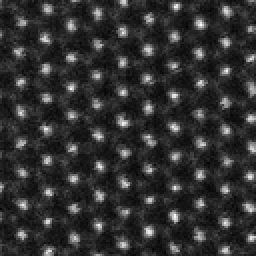
#> input picture src/core/sample/raw/sample_00000.png, 128 x 128 px (shown 2 times larger); its folder holds only this picture in this run
$ python generate_noise_robustness_datasets.py --input_dir ../src/core/sample/raw --output_parent out.png
#> lines starting #> are read from the running program, lines starting #| are printed output that depends on the picture
### src/data_prep/online_augmentor.py
# -*- coding: utf-8 -*-
"""
Purpose: Image augmentation utilities for StackDiff training. The functions apply geometric transforms, carbon-like background, cropping, flips, scan/Poisson/Gaussian noise, and display normalization.
Related files: configs/train/*.yml and src/core/datasets/online_augment_dataset.py.
CLI usage: This module is imported by training datasets and is not intended to be executed directly.
"""

from __future__ import annotations

import math
from dataclasses import dataclass, field
from typing import Dict, Tuple, Any

import cv2
import numpy as np
from PIL import Image


_DEF_BORDER = cv2.BORDER_REFLECT_101
_DEF_E = 1.602176634e-19
_SUPPORTED_DISABLES = {
    "elastic",
    "perspective",
    "carbon",
    "rotate",
    "crop",
    "flip",
    "noise",
    "display",
    "edge_mask",
}


# [11 lines left out: function to_float01, not called in this run]


def gaussian_field(h: int, w: int, sigma: float) -> np.ndarray:
    g = np.random.normal(0.0, 1.0, size=(h, w)).astype(np.float32)
    return cv2.GaussianBlur(g, (0, 0), sigmaX=sigma)


# [28 lines left out: functions elastic_warp_cv, perspective_warp_cv, rotate_cv, not called in this run]


def distance_transform(mask: np.ndarray) -> np.ndarray:
    mask_u8 = (mask > 0.5).astype(np.uint8)
    return cv2.distanceTransform(mask_u8, cv2.DIST_L2, 5)


# [83 lines left out: functions add_carbon_background, choose_crop, crop_and_resize, random_flip, not called in this run]


def add_scan_noise_from_original(
    image: np.ndarray,
    *,
    pixel_size_A_orig: float,
    k: float,
    width_orig_px: int | None = None,
    dwell_time_scan_s_orig: float | None = None,
    retrace_time_s: float = 0.0,
    maintain_row_time: bool = True,
    sigma_jitter_A: float = 0.2,
    line_freq_hz: float = 60.0,
    phase_x: float = 0.0,
    phase_y: float = math.pi / 2,
) -> np.ndarray:
    img = np.asarray(image, dtype=np.float32)
    h, w_new = img.shape
    if width_orig_px is None:
        width_orig_px = int(round(w_new * k))
    pixel_size_A_new = pixel_size_A_orig * k
    sigma_px_new = float(sigma_jitter_A) / float(pixel_size_A_new)
    if dwell_time_scan_s_orig is None:
        dwell_time_scan_s_orig = 2e-6
    t_dwell_new = dwell_time_scan_s_orig * (width_orig_px / w_new) if maintain_row_time else dwell_time_scan_s_orig
    row_time = w_new * t_dwell_new + retrace_time_s
    rows = np.arange(h, dtype=np.float64)
    t_i = rows * row_time
    gx = np.random.normal(0.0, 1.0, size=h)
    gy = np.random.normal(0.0, 1.0, size=h)
    delta_x = gx * sigma_px_new * np.sin(2.0 * math.pi * line_freq_hz * t_i + phase_x)
    delta_y = gy * sigma_px_new * np.sin(2.0 * math.pi * line_freq_hz * t_i + phase_y)
    Y, X = np.indices((h, w_new), dtype=np.float32)
    map_x = X - delta_y[:, None].astype(np.float32)
    map_y = Y - delta_x[:, None].astype(np.float32)
    return cv2.remap(img, map_x, map_y, interpolation=cv2.INTER_LINEAR, borderMode=_DEF_BORDER)


def add_poisson_noise_from_original(
    image: np.ndarray,
    *,
    beam_current_A: float,
    dwell_time_s: float,
    k: float,
    preserve_scale: bool = True,
    preserve_areal_dose: bool = True,
) -> np.ndarray:
    img = np.asarray(image, dtype=np.float32)
    vmin, vmax = float(img.min()), float(img.max())
    scale = vmax - vmin if vmax > vmin else 1.0
    rel = (img - vmin) / scale
    n_orig = dwell_time_s * beam_current_A / _DEF_E
    n_new = n_orig * (k * k) if preserve_areal_dose else n_orig
    n_new = max(n_new, 1e-12)
    counts = np.random.poisson(rel * n_new)
    frac = counts / n_new
    return (frac * scale + vmin).astype(np.float32) if preserve_scale else frac.astype(np.float32)


def add_gaussian_noise(image: np.ndarray, *, sigma: float = 0.01, preserve_scale: bool = True) -> np.ndarray:
    img = np.asarray(image, dtype=np.float32)
    if preserve_scale:
        vmin, vmax = float(img.min()), float(img.max())
        scale = vmax - vmin if vmax > vmin else 1.0
        noise = np.random.normal(0.0, sigma * scale, size=img.shape).astype(np.float32)
        out = np.clip(img + noise, vmin, vmax)
        return out
    noise = np.random.normal(0.0, sigma, size=img.shape).astype(np.float32)
    return np.clip(img + noise, 0.0, 1.0)


# [82 lines left out: functions adjust_display_post_noise, apply_edge_mask, not called in this run]


def _uniform(a: float, b: float) -> float:
    return float(np.random.uniform(a, b))


# [6 lines left out: function _maybe_sample, not called in this run]


@dataclass
class AugmentConfig:
    image_size: int = 128

    cfg: Dict[str, Any] = None
    disabled: set[str] = field(default_factory=set, init=False)

    # [17 lines left out: function __post_init__, not called in this run]

    def is_enabled(self, name: str) -> bool:
        return name.lower() not in self.disabled

    # [135 lines left out: function sample_once, not called in this run]


class OnlineAugmentor:
    # [128 lines left out: functions __init__, __call__, not called in this run]

### tools/generate_noise_robustness_datasets.py
#!/usr/bin/env python3
"""
【作用概述】基于无噪声基准图目录，为 5 个噪声鲁棒性档次生成含完整噪声模型（扫描+泊松+高斯）的数据集目录；
PSNR(vs GT) 为整数，sigma_total 由校准表确定，输出文件名与输入保持一致。
【关联说明】文件/模块：src/data_prep/online_augmentor.py；内置校准参数；
tools/generate_noise_datasets_by_psnr.py（旧版纯高斯方案）。
【命令行用法】python tools/generate_noise_robustness_datasets.py \
    --input_dir data/experiments/ReS2_noise0_defect0 \
    --output_parent data/experiments \
    [--levels 30,26,22,18,16] [--seed 12345] [--num N]
"""

from __future__ import annotations

import argparse
import math
import os
import sys
from pathlib import Path
from typing import Dict, List

import numpy as np
from PIL import Image

ROOT_DIR = Path(__file__).resolve().parents[1]
SYS_SRC = ROOT_DIR / "src"
if str(SYS_SRC) not in sys.path:
    sys.path.append(str(SYS_SRC))

from data_prep.online_augmentor import (  # type: ignore  # noqa: E402
    add_gaussian_noise,
    add_poisson_noise_from_original,
    add_scan_noise_from_original,
)

# ---------------------------------------------------------------------------
# 校准表：PSNR(vs GT) → sigma_total（含最小扫描+泊松背景）
# GT 图使用 sigma_1 = 0.120（PSNR(vs clean) ≈ 20 dB）
# 参数见本文件中的校准表
# ---------------------------------------------------------------------------
SIGMA_1 = 0.129  # GT 高斯噪声 sigma（校准于 1000 张 ReS2 图，平均 PSNR(vs clean)=20 dB）

# sigma_2: 在 GT 上叠加的额外高斯噪声
# sigma_total = sqrt(sigma_1^2 + sigma_2^2)，用于一步法从 clean 生成
# 校准于 100 张 ReS2 图（从 1000 张中采样），见本文件中的校准表
PSNR_VS_GT_TO_SIGMA2: Dict[int, float] = {
    35: 0.021,
    34: 0.023,
    33: 0.026,
    32: 0.030,
    31: 0.033,
    30: 0.038,
    29: 0.042,
    28: 0.048,
    27: 0.054,
    26: 0.060,
    25: 0.068,
    24: 0.077,
    23: 0.087,
    22: 0.098,
    21: 0.111,
    20: 0.126,
    19: 0.143,
    18: 0.163,
    17: 0.185,
    16: 0.211,
    15: 0.240,
    14: 0.275,
    13: 0.316,
    12: 0.364,
    11: 0.425,
}

PSNR_VS_GT_TO_SIGMA_TOTAL: Dict[int, float] = {
    k: round(math.sqrt(SIGMA_1**2 + v**2), 4) for k, v in PSNR_VS_GT_TO_SIGMA2.items()
}

# 最小扫描+泊松噪声参数（固定）
SCAN_POISSON_PARAMS = {
    "pixel_size_A_orig": 0.12,
    "dwell_time_s": 3.0e-6,
    "sigma_jitter_A": 0.02,
    "width_orig_px": 3289,
    "line_freq_hz": 60.0,
    "phase_x": 0.0,
    "phase_y": math.pi / 2,
    "beam_current_A": 3.0e-11,
    "k": 7.8125,  # 2 * 500 / 128
}


def psnr01(a01: np.ndarray, b01: np.ndarray) -> float:
    diff = a01.astype(np.float32) - b01.astype(np.float32)
    mse = float(np.mean(diff * diff))
    if mse <= 1e-12:
        return float("inf")
    return float(10.0 * math.log10(1.0 / mse))


def add_full_noise(img01: np.ndarray, sigma_gauss: float) -> np.ndarray:
    sp = SCAN_POISSON_PARAMS
    out = add_scan_noise_from_original(
        img01,
        pixel_size_A_orig=sp["pixel_size_A_orig"],
        k=sp["k"],
        width_orig_px=sp["width_orig_px"],
        dwell_time_scan_s_orig=sp["dwell_time_s"],
        sigma_jitter_A=sp["sigma_jitter_A"],
        line_freq_hz=sp["line_freq_hz"],
        phase_x=sp["phase_x"],
        phase_y=sp["phase_y"],
    )
    out = add_poisson_noise_from_original(
        out,
        beam_current_A=sp["beam_current_A"],
        dwell_time_s=sp["dwell_time_s"],
        k=sp["k"],
    )
    out = add_gaussian_noise(out, sigma=sigma_gauss, preserve_scale=True)
    return np.clip(out, 0.0, 1.0)


def main() -> int:
    ap = argparse.ArgumentParser(
        description="生成噪声鲁棒性实验数据集（扫描+泊松+高斯，sigma_total 由校准表确定）"
    )
    ap.add_argument("--input_dir", required=True, help="无噪声基准 PNG 目录")
    ap.add_argument("--output_parent", required=True, help="输出父目录（如 data/experiments）")
    ap.add_argument("--prefix", default="ReS2_noise", help="输出目录名前缀")
    ap.add_argument("--suffix", default="_defect0", help="输出目录名后缀")
    ap.add_argument(
        "--levels",
        default="30,26,22,18,15,12",
        help="PSNR(vs GT) 整数档次，逗号分隔（默认 30,26,22,18,15,12）",
    )
    ap.add_argument("--seed", type=int, default=12345, help="随机种子")
    ap.add_argument("--num", type=int, default=None, help="限制处理前 N 张")
    ap.add_argument("--also-gt", action="store_true", help="同时生成 GT 数据集（sigma_1）")
    args = ap.parse_args()

    input_dir = Path(args.input_dir).resolve()
    output_parent = Path(args.output_parent).resolve()
    if not input_dir.is_dir():
        raise SystemExit(f"input_dir 不存在或不是目录：{input_dir}")
    output_parent.mkdir(parents=True, exist_ok=True)

    levels = [int(x.strip()) for x in args.levels.split(",") if x.strip()]
    for lvl in levels:
        if lvl not in PSNR_VS_GT_TO_SIGMA_TOTAL:
            raise SystemExit(f"不支持的 PSNR(vs GT) 档次：{lvl}（可选：{sorted(PSNR_VS_GT_TO_SIGMA_TOTAL.keys())}）")

    if args.also_gt:
        levels = [0] + levels  # 0 表示 GT

    paths = sorted([p for p in input_dir.glob("*.png") if p.is_file()])
    if args.num is not None:
        paths = paths[: max(0, int(args.num))]
    if not paths:
        raise SystemExit(f"input_dir 下未找到 PNG：{input_dir}")

    np.random.seed(int(args.seed))

    out_dirs: Dict[int, Path] = {}
    for lvl in levels:
        if lvl == 0:
            out_dir = output_parent / f"{args.prefix}_gt{args.suffix}"
        else:
            out_dir = output_parent / f"{args.prefix}_{lvl}{args.suffix}"
        out_dir.mkdir(parents=True, exist_ok=True)
        out_dirs[lvl] = out_dir

    stats_vs_clean: Dict[int, List[float]] = {lvl: [] for lvl in levels}
    stats_vs_gt: Dict[int, List[float]] = {lvl: [] for lvl in levels if lvl != 0}

    for i, p in enumerate(paths):
        if (i + 1) % 50 == 0 or (i + 1) == len(paths):
            print(f"[{i+1}/{len(paths)}] {p.name}")
        with Image.open(p) as im:
#> im is the input picture: PIL image 128x128 L; min 4, max 249, mean 48.7
            base_u8 = np.asarray(im.convert("L"), dtype=np.uint8)
        base01 = base_u8.astype(np.float32) / 255.0

        gt01 = None
        if 0 in levels or stats_vs_gt:
            rng_state = np.random.get_state()
            gt01 = add_full_noise(base01.copy(), SIGMA_1)
#> in add_poisson_noise_from_original, `vmin, vmax = float(img.min()), float(img.max())`: vmin = 0.0157; vmax = 0.976
#> in add_poisson_noise_from_original, `scale = vmax - vmin if vmax > vmin else 1.0`: scale = 0.961
#> in add_gaussian_noise, `vmin, vmax = float(img.min()), float(img.max())`: vmin = 0.0157; vmax = 0.971
#> in add_gaussian_noise, `scale = vmax - vmin if vmax > vmin else 1.0`: scale = 0.956
#> in add_gaussian_noise, `noise = np.random.normal(0.0, sigma * scale, size=img.shape).astype(np..`:
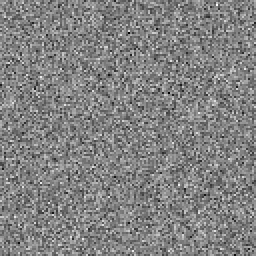
#> noise: shape (128, 128) float32 (shown 2 times larger); min -0.512, max 0.488, mean -0.000254; drawn with min black and max white
#> in add_gaussian_noise, `out = np.clip(img + noise, vmin, vmax)`:
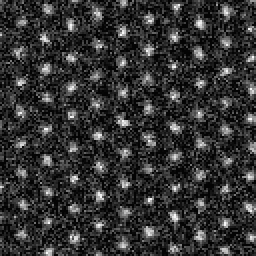
#> out: shape (128, 128) float32 (shown 2 times larger); min 0.0157, max 0.971, mean 0.202
            np.random.set_state(rng_state)
            np.random.bytes(128)  # advance RNG past the GT generation

        if 0 in levels and gt01 is not None:
            gt_u8 = (gt01 * 255.0).astype(np.uint8)
            Image.fromarray(gt_u8, mode="L").save(out_dirs[0] / p.name, format="PNG")
            stats_vs_clean[0].append(psnr01(base01, gt01))

        for lvl in levels:
            if lvl == 0:
                continue
            sigma_total = PSNR_VS_GT_TO_SIGMA_TOTAL[lvl]
            noisy01 = add_full_noise(base01.copy(), sigma_total)
            noisy_u8 = (noisy01 * 255.0).astype(np.uint8)
            Image.fromarray(noisy_u8, mode="L").save(out_dirs[lvl] / p.name, format="PNG")
            stats_vs_clean[lvl].append(psnr01(base01, noisy01))
            if gt01 is not None:
                stats_vs_gt[lvl].append(psnr01(gt01, noisy01))
#> this loop made 6 passes
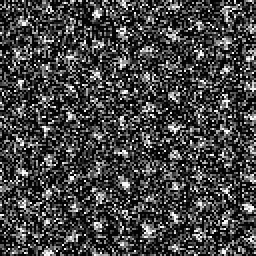
#> noisy_u8: shape (128, 128) (shown 2 times larger); min 4, max 249, mean 68

    print("\n" + "=" * 70)
    print("PSNR 统计（MAX_I=1.0，preserve_scale=True）")
    print("=" * 70)
    for lvl in levels:
        vals_vc = np.asarray(stats_vs_clean[lvl], dtype=np.float64)
        sigma = SIGMA_1 if lvl == 0 else PSNR_VS_GT_TO_SIGMA_TOTAL[lvl]
        lvl_str = "GT" if lvl == 0 else str(lvl)
        line = (
            f"target_PSNR(vs GT)={lvl_str:>3s}  "
            f"sigma_total={sigma:.4f}  "
            f"PSNR(vs clean): mean={vals_vc.mean():.2f} std={vals_vc.std(ddof=0):.2f}"
        )
        if lvl in stats_vs_gt and stats_vs_gt[lvl]:
            vals_vg = np.asarray(stats_vs_gt[lvl], dtype=np.float64)
            line += f"  PSNR(vs GT): mean={vals_vg.mean():.2f} std={vals_vg.std(ddof=0):.2f}"
        print(line)

    print("\n输出目录：")
    for lvl in levels:
        print(f"- {out_dirs[lvl]}")
    return 0


if __name__ == "__main__":
    os.environ.setdefault("OMP_NUM_THREADS", "1")
    raise SystemExit(main())
#> (the program exits here)

$ run again, on src/tools/Symbolic-regression/ReS2_rotate/bilayer/data/0_0_0_0_35.0_0.6_1114_type_bilayer_type_bilayer.png
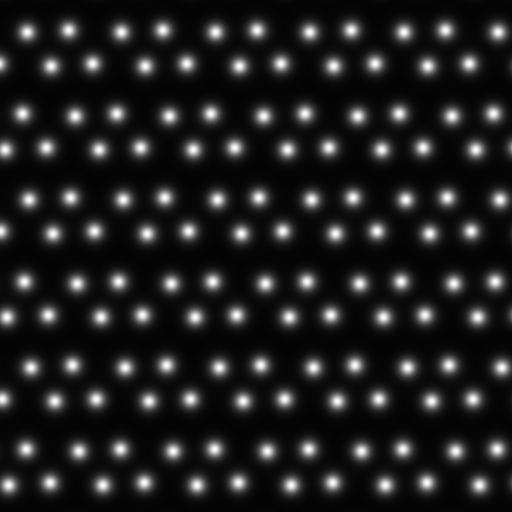
#> input picture src/tools/Symbolic-regression/ReS2_rotate/bilayer/data/0_0_0_0_35.0_0.6_1114_type_bilayer_type_bilayer.png, 1024 x 1024 px (shown at 1/2 size)
#> in main, im is the input picture: PIL image 1024x1024 L; min 3, max 255, mean 31.5
#> in add_poisson_noise_from_original, `vmin, vmax = float(img.min()), float(img.max())`: vmin = 0.0118; vmax = 1
#> in add_poisson_noise_from_original, `scale = vmax - vmin if vmax > vmin else 1.0`: scale = 0.988
#> in add_gaussian_noise, `vmin, vmax = float(img.min()), float(img.max())`: vmin = 0.0118; vmax = 1.01
#> in add_gaussian_noise, `scale = vmax - vmin if vmax > vmin else 1.0`: scale = 0.998
#> in add_gaussian_noise, `noise = np.random.normal(0.0, sigma * scale, size=img.shape).astype(np..`:
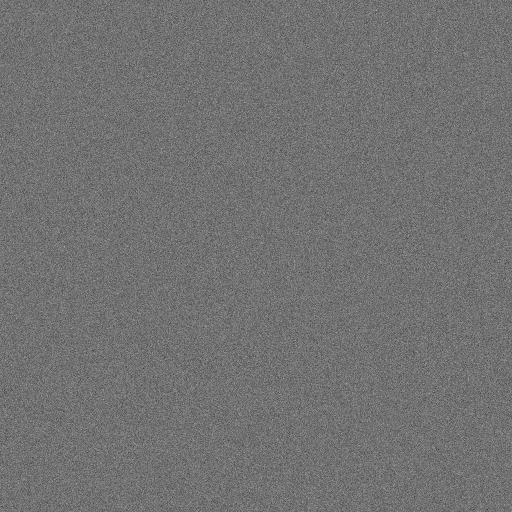
#> noise: shape (1024, 1024) float32 (shown at 1/2 size); min -0.6, max 0.742, mean -0.00019; drawn with min black and max white
#> the loop in main, `for lvl in levels:` made 6 passes
#> after the loop in main, `for lvl in levels:`:
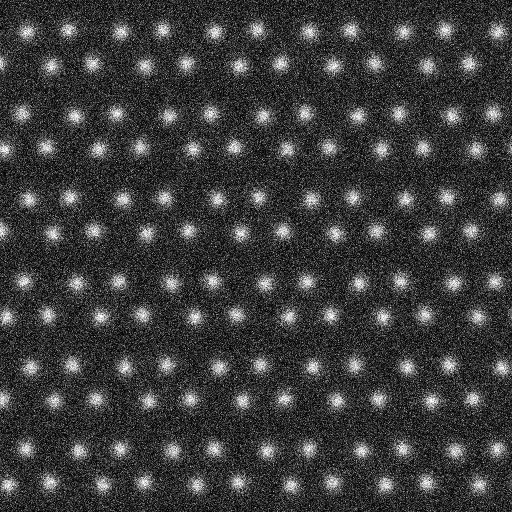
#> noisy_u8: shape (1024, 1024) (shown at 1/2 size); min 3, max 255, mean 59.9
#> the loop in main, `for lvl in levels:` made 6 passes
#> (lvl, vals_vc, sigma, lvl_str, vals_vg) on passes 1 to 6: (30, [19.52, 21.68], 0.135, '30', [17.23, 19.06]), (26, [19.07, 21.21], 0.142, '26', [17, 18.81]), (22, [18.02, 20.18], 0.162, '22', [16.4, 18.24]), (18, [16, 18.22], 0.208, '18', [15.06, 16.97]), (15, [13.8, 16.27], 0.273, '15', [13.36, 15.5]), (12, [11.15, 13.75], 0.386, '12', [11.05, 13.38])
#> (printed output is left out)

$ run again, on src/core/sample/raw/sample_00001.png
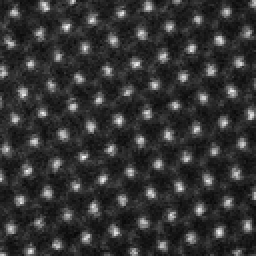
#> input picture src/core/sample/raw/sample_00001.png, 128 x 128 px (shown 2 times larger)
#> in main, im is the input picture: PIL image 128x128 L; min 7, max 250, mean 51.3
#> in add_poisson_noise_from_original, `vmin, vmax = float(img.min()), float(img.max())`: vmin = 0.0275; vmax = 0.98
#> in add_poisson_noise_from_original, `scale = vmax - vmin if vmax > vmin else 1.0`: scale = 0.953
#> in add_gaussian_noise, `vmin, vmax = float(img.min()), float(img.max())`: vmin = 0.0275; vmax = 0.987
#> in add_gaussian_noise, `scale = vmax - vmin if vmax > vmin else 1.0`: scale = 0.96
#> in add_gaussian_noise, `out = np.clip(img + noise, vmin, vmax)`:
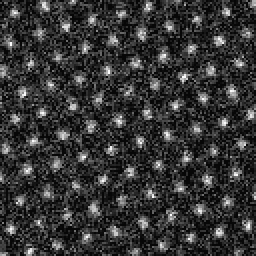
#> out: shape (128, 128) float32 (shown 2 times larger); min 0.0275, max 0.987, mean 0.212
#> the loop in main, `for lvl in levels:` made 6 passes
#> after the loop in main, `for lvl in levels:`:
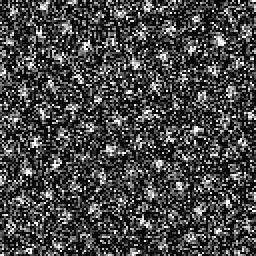
#> noisy_u8: shape (128, 128) (shown 2 times larger); min 7, max 251, mean 70.8
